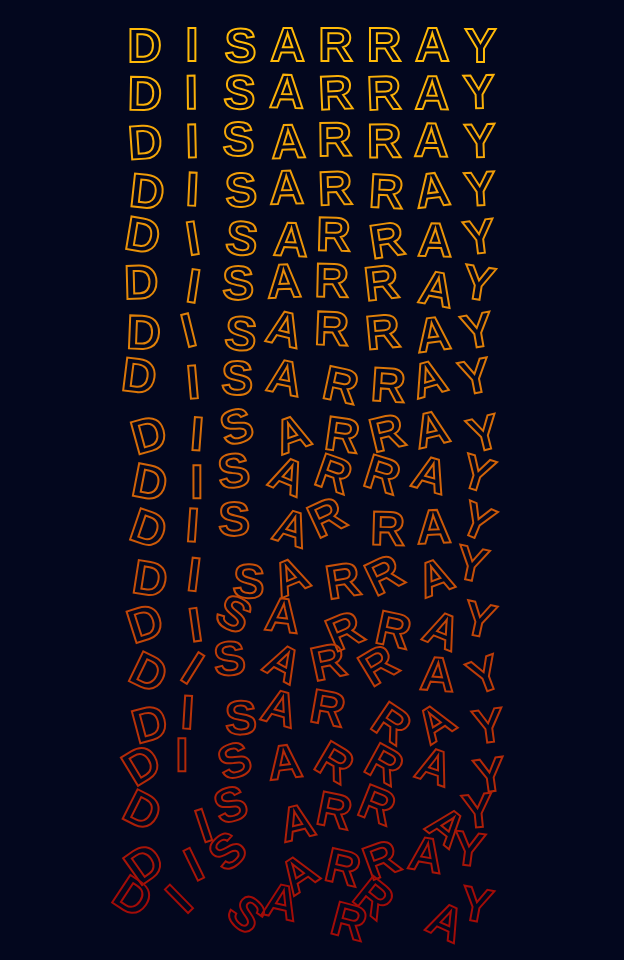
Frame 1 (no input)
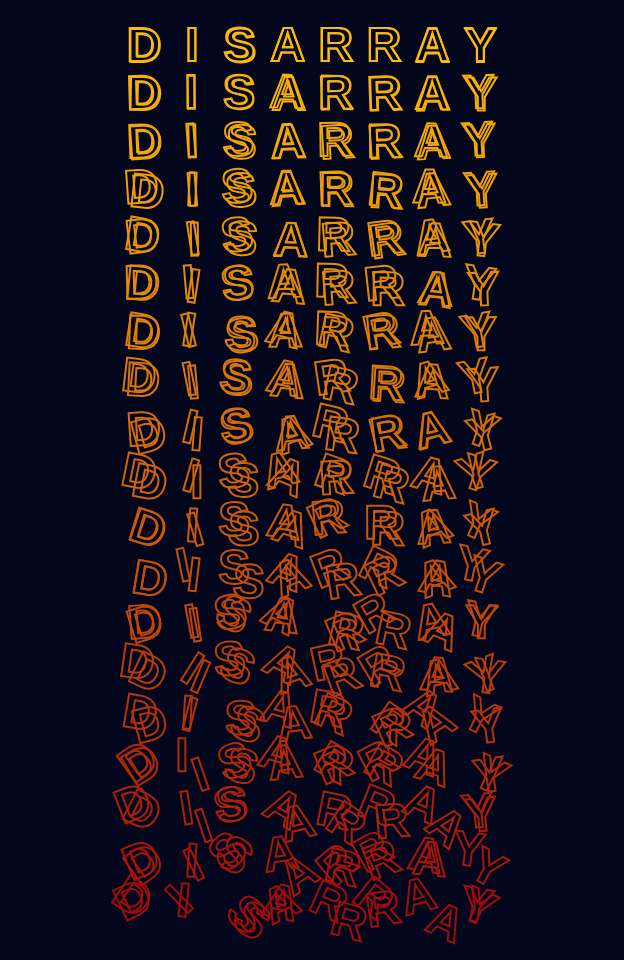
Frame 2 (the mouse pressed at the canvas centre, redrawn once)

The p5.js sketch that drew these frames (run headless with seeded random() and noise() and a simulated clock; the mouse was pressed at the canvas centre and the sketch redrawn once):

// p5.js sketch
// ── sketch.js
// Vars
let size, squareSize, row, col;

let colors = {};

const palettes = {
  a: { bg: "03071e", from: "ffba08", to: "9d0208" },
  b: { bg: "10002b", from: "e0aaff", to: "240046" },
  c: { bg: "ffca3a", from: "1982c4", to: "ff595e" },
  d: { bg: "8d0801", from: "f4d58d", to: "001427" },
  e: { bg: "455e89", from: "5c4d7d", to: "a01a58" },
};

const palette = palettes.a;

// Consts
// const word = "EVERYTHING.IS.FINE";
// const word = "ZAAHIR.MOOLLA";
const word = "  DISARRAY  ";
// const word = "  ZAAHIR  ";
const wordArr = word.split("");

const cols = wordArr.length - 1;
const rows = 20;
const rotateMultiplier = 25;
const randomDisplacement = 15;

function setup() {
  size = windowWidth * 0.8;
  squareSize = floor(size / rows);

  print(squareSize);

  // width = word length + extra column for padding
  createCanvas(squareSize * (cols + 2), size);

  colors.bg = color(`#${palette.bg}`);
  colors.from = color(`#${palette.from}`);
  colors.to = color(`#${palette.to}`);

  background(colors.bg);
  strokeWeight(2);
  strokeCap(SQUARE);

  angleMode(DEGREES);

  rectMode(CENTER);
  noFill();

  textFont("Helvetica");
  textSize(squareSize);
  textStyle(BOLD);
  textAlign(CENTER, CENTER);

  // Must be last line
  noLoop();
}

function draw() {
  col = 0;

  for (let i = squareSize; col <= cols; i += squareSize) {
    console.groupCollapsed(i);
    row = 0;
    for (let j = squareSize; j <= size - squareSize; j += squareSize) {
      const amt = map(j, squareSize, size, 0, 1);
      print(j / size, amt);

      const clr = lerpColor(colors.from, colors.to, amt);
      stroke(clr);
      drawSquare(i, j);
      row++;
    }
    console.groupEnd();
    col++;
  }
}

function drawSquare(x, y) {
  plusOrMinus = random() < 0.5 ? -1 : 1;
  const rotateAmt =
    map(y, squareSize, cols * squareSize, 0, 1) *
    plusOrMinus *
    random() *
    rotateMultiplier;

  plusOrMinus = random() < 0.5 ? -1 : 1;
  const translateAmt = (y / size) * plusOrMinus * random() * randomDisplacement;

  push();
  translate(x + translateAmt, y + translateAmt);
  rotate(rotateAmt);
  translate(-x, -y);

  // square(x, y, squareSize);

  text(wordArr[col], x, y);

  pop();
}
